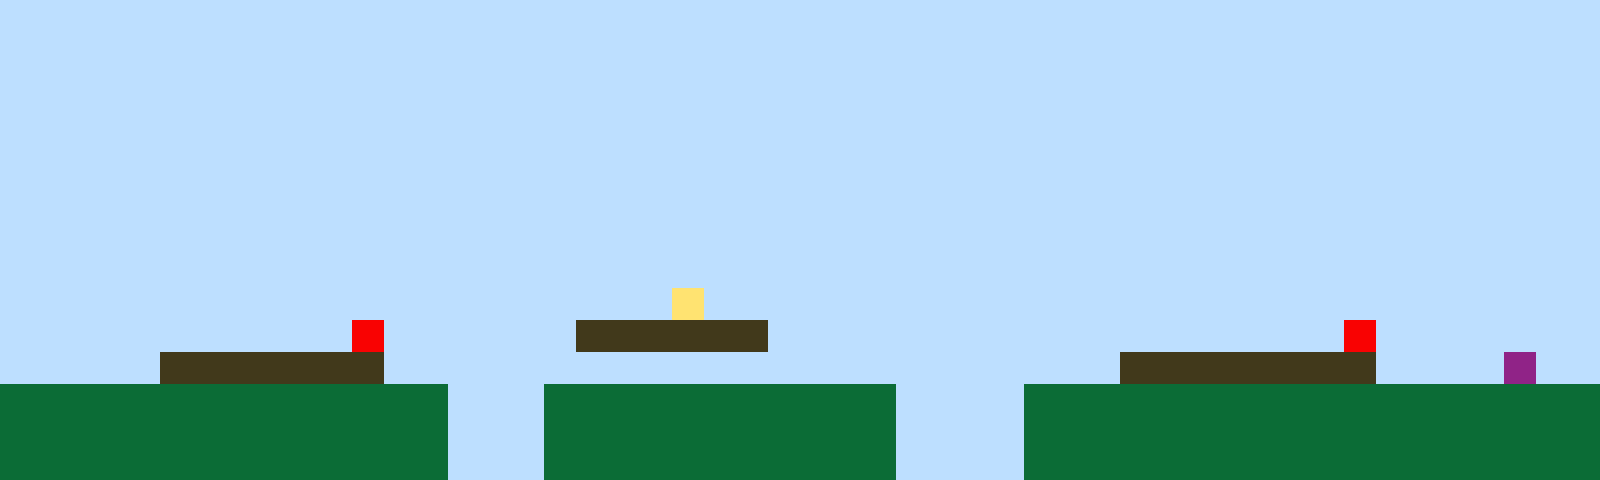

This is a level from a 2D game, rendered from its Tiled map with the project's own tilesets. A one-line summary and the complete map file follow:
An orthogonal 50x15 tile map with 32x32 px tiles, 1 tile layer (Tile Layer 1).

<map version="1.10" tiledversion="1.11.2" orientation="orthogonal" renderorder="right-up" width="50" height="15" tilewidth="32" tileheight="32" infinite="0" nextlayerid="2" nextobjectid="1"><editorsettings><export target="map1.csv" format="csv" /></editorsettings><tileset firstgid="1" name="sprites" tilewidth="32" tileheight="32" tilecount="6" columns="3"><image source="sprites.png" width="96" height="64" /></tileset><layer id="1" name="Tile Layer 1" width="50" height="15"><data encoding="csv">1,1,1,1,1,1,1,1,1,1,1,1,1,1,1,1,1,1,1,1,1,1,1,1,1,1,1,1,1,1,1,1,1,1,1,1,1,1,1,1,1,1,1,1,1,1,1,1,1,1,1,1,1,1,1,1,1,1,1,1,1,1,1,1,1,1,1,1,1,1,1,1,1,1,1,1,1,1,1,1,1,1,1,1,1,1,1,1,1,1,1,1,1,1,1,1,1,1,1,1,1,1,1,1,1,1,1,1,1,1,1,1,1,1,1,1,1,1,1,1,1,1,1,1,1,1,1,1,1,1,1,1,1,1,1,1,1,1,1,1,1,1,1,1,1,1,1,1,1,1,1,1,1,1,1,1,1,1,1,1,1,1,1,1,1,1,1,1,1,1,1,1,1,1,1,1,1,1,1,1,1,1,1,1,1,1,1,1,1,1,1,1,1,1,1,1,1,1,1,1,1,1,1,1,1,1,1,1,1,1,1,1,1,1,1,1,1,1,1,1,1,1,1,1,1,1,1,1,1,1,1,1,1,1,1,1,1,1,1,1,1,1,1,1,1,1,1,1,1,1,1,1,1,1,1,1,1,1,1,1,1,1,1,1,1,1,1,1,1,1,1,1,1,1,1,1,1,1,1,1,1,1,1,1,1,1,1,1,1,1,1,1,1,1,1,1,1,1,1,1,1,1,1,1,1,1,1,1,1,1,1,1,1,1,1,1,1,1,1,1,1,1,1,1,1,1,1,1,1,1,1,1,1,1,1,1,1,1,1,1,1,1,1,1,1,1,1,1,1,1,1,1,1,1,1,1,1,1,1,1,1,1,1,1,1,1,1,1,1,1,1,1,1,1,1,1,1,1,1,1,1,1,1,1,1,1,1,1,1,1,1,1,1,1,1,1,1,1,1,1,1,1,1,1,1,1,1,1,1,1,1,1,1,1,1,1,1,1,1,1,1,1,1,1,1,1,1,1,1,1,1,1,1,1,1,1,1,1,1,1,1,1,1,1,1,1,1,1,1,1,1,1,1,1,1,1,1,1,1,1,1,1,1,1,1,1,1,1,1,1,1,4,1,1,1,1,1,1,1,1,1,1,1,1,1,1,1,1,1,1,1,1,1,1,1,1,1,1,1,1,1,1,1,1,1,1,1,1,1,1,1,5,1,1,1,1,1,1,3,3,3,3,3,3,1,1,1,1,1,1,1,1,1,1,1,1,1,1,1,1,1,1,5,1,1,1,1,1,1,1,1,1,1,1,1,3,3,3,3,3,3,3,1,1,1,1,1,1,1,1,1,1,1,1,1,1,1,1,1,1,1,1,1,1,1,3,3,3,3,3,3,3,3,1,1,1,1,6,1,1,2,2,2,2,2,2,2,2,2,2,2,2,2,2,1,1,1,2,2,2,2,2,2,2,2,2,2,2,1,1,1,1,2,2,2,2,2,2,2,2,2,2,2,2,2,2,2,2,2,2,2,2,2,2,2,2,2,2,2,2,2,2,2,2,1,1,1,2,2,2,2,2,2,2,2,2,2,2,1,1,1,1,2,2,2,2,2,2,2,2,2,2,2,2,2,2,2,2,2,2,2,2,2,2,2,2,2,2,2,2,2,2,2,2,1,1,1,2,2,2,2,2,2,2,2,2,2,2,1,1,1,1,2,2,2,2,2,2,2,2,2,2,2,2,2,2,2,2,2,2</data></layer></map>
